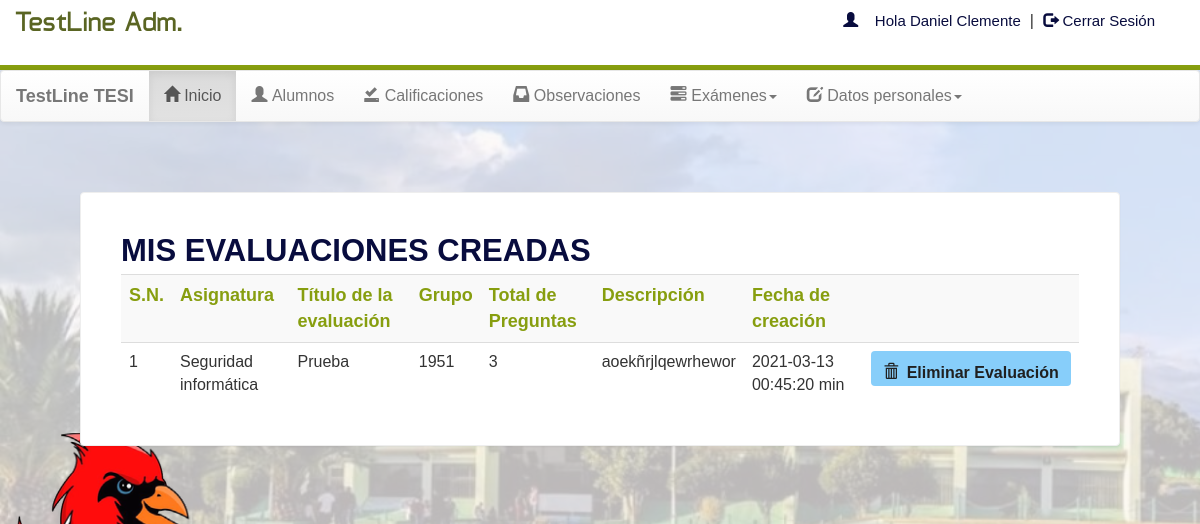
Page /teach-adm/dash_teacher.php?q=0 (signed in) on the earlier database version.
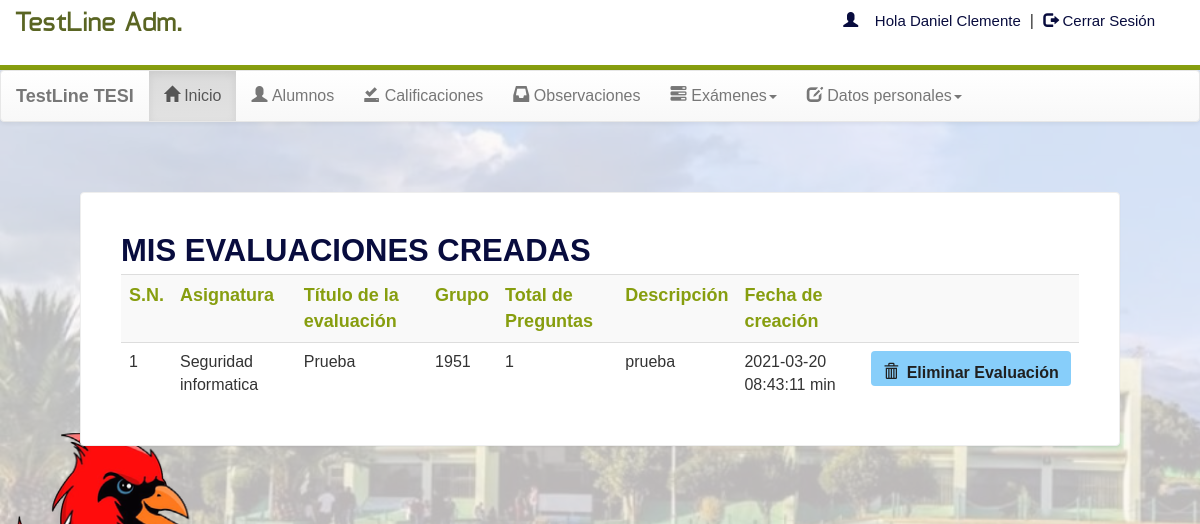
Same page on the later database version.
### tables this page shows
CREATE TABLE IF NOT EXISTS `quiz` (
  `eid` text NOT NULL,
  `employnumber` bigint(10) NOT NULL,
  `career` text NOT NULL,
  `subject` text NOT NULL,
  `title` text NOT NULL,
  `groupnum` text NOT NULL,
  `total` int(11) NOT NULL,
  `time` bigint(20) NOT NULL,
  `description` text NOT NULL,
  `date` timestamp NOT NULL DEFAULT CURRENT_TIMESTAMP ON UPDATE CURRENT_TIMESTAMP,
  `start_date` timestamp NOT NULL,
  `final_date` timestamp NOT NULL
);

### teach-adm/dash_teacher.php (the view, shortened to what this page needs)
<!DOCTYPE html PUBLIC "-//W3C//DTD XHTML 1.0 Transitional//EN" "http://www.w3.org/TR/xhtml1/DTD/xhtml1-transitional.dtd">
<html xmlns="http://www.w3.org/1999/xhtml">
  <head>
    <link  rel="stylesheet" href="../css/bootstrap.min.css"/>
    <link  rel="stylesheet" href="../css/bootstrap-theme.min.css"/>
    <link rel="stylesheet" href="../css/main.css">
    <link  rel="stylesheet" href="../css/font.css">
  </head>
  <body style="background-image: url(../image/background.png); ">
    <div class="header">
      <div class="row">
        <div class="col-lg-6">
          <span class="logo">TestLine Adm.</span>
        </div>
        <?php
          include_once '../dbConnection.php';
          if(!(isset($_SESSION['employnumber']))){
            header("location:index.php");
          }
          else{
            $name = $_SESSION['name'];
            $employnumber=$_SESSION['employnumber'];
            echo '<span class="pull-right top title1" ><span class="log1"><span class="glyphicon glyphicon-user" aria-hidden="true"></span>&nbsp;&nbsp;&nbsp;&nbsp;Hola '.$name.'</span> &nbsp;|&nbsp;<a href="logout_teacher.php?q=dash_teacher.php" class="log"><span class="glyphicon glyphicon-log-out" aria-hidden="true"></span>&nbsp;Cerrar Sesión</button></a></span>';
          }
        ?>
      </div>
    </div>
    <nav class="navbar navbar-default title1">
      <div class="container-fluid">
        <div class="navbar-header">
          <a class="navbar-brand" href="dash_teacher.php?q=0">
            <b>TestLine TESI</b>
          </a>
        </div>
        <div class="collapse navbar-collapse" id="bs-example-navbar-collapse-1">
          <ul class="nav navbar-nav">
            <li <?php if(@$_GET['q']==0) echo'class="active"'; ?>><a href="dash_teacher.php?q=0"><span class="glyphicon glyphicon-home" aria-hidden="true"></span>&nbsp;Inicio<span class="sr-only">(current)</span></a></li>
            <li <?php if(@$_GET['q']==1) echo'class="active"'; ?>><a href="dash_teacher.php?q=1"><span class="glyphicon glyphicon-user" aria-hidden="true"></span>&nbsp;Alumnos</a></li>
		        <li <?php if(@$_GET['q']==2 || @$_GET['q']==8) echo'class="active"'; ?>><a href="dash_teacher.php?q=2"><span class="glyphicon glyphicon-saved" aria-hidden="true"></span>&nbsp;Calificaciones</a></li>
		        <li <?php if(@$_GET['q']==3) echo'class="active"'; ?>><a href="dash_teacher.php?q=3"><span class="glyphicon glyphicon-inbox" aria-hidden="true"></span>&nbsp;Observaciones</a></li>
            <li class="dropdown <?php if(@$_GET['q']==4 || @$_GET['q']==5) echo'active"'; ?>">
              <a href="#" class="dropdown-toggle" data-toggle="dropdown" role="button" aria-haspopup="true" aria-expanded="false"><span class="glyphicon glyphicon-tasks" aria-hidden="true"></span>&nbsp;Exámenes<span class="caret"></span></a>
            </li>
            <li class="dropdown <?php if(@$_GET['q']==6 || @$_GET['q']==7) echo'active"'; ?>">
              <a href="#" class="dropdown-toggle" data-toggle="dropdown" role="button" aria-haspopup="true" aria-expanded="false"><span class="glyphicon glyphicon-edit" aria-hidden="true"></span>&nbsp;Datos personales<span class="caret"></span></a>
            </li>
          </ul>
        </div>
      </div>
    </nav>
    <div class="container">
      <div class="row">
        <div class="col-md-12">
          <?php
            if(@$_GET['q']==0) {
              $result = mysqli_query($con,"SELECT * FROM quiz WHERE employnumber = $employnumber ORDER BY subject DESC") or die('Error');
              echo  '
              <div class="panel">
                <div class="table-responsive">
                  <table class="table table-striped title1">
                    <label style="color:#080C3E; font-size:31px;"> MIS EVALUACIONES CREADAS</label>
                    <tr style="color:#879E0F; font-size:18px;">
                      <td><b>S.N.</b></td>
                      <td><b>Asignatura</b></td>
                      <td><b>Título de la evaluación</b></td>
                      <td><b>Grupo</b></td>
                      <td><b>Total de Preguntas</b></td>
                      <td><b>Descripción</b></td>
                      <td><b>Fecha de creación</b></td>
                      <td></td>
                    </tr>';
              $c=1;
              while($row = mysqli_fetch_array($result)) {
                $subject = $row['subject'];
                $title = $row['title'];
                $group = $row['groupnum'];
                $total = $row['total'];
                $descrip = $row['description'];
                $dt = $row['date'];
                $eid = $row['eid'];
                echo '
                    <tr>
                      <td>'.$c++.'</td>
                      <td>'.$subject.'</td>
                      <td>'.$title.'</td>
                      <td>'.$group.'</td>
                      <td>'.$total.'</td>
                      <td>'.$descrip.'</td>
                      <td>'.$dt.'&nbsp;min</td>
                      <td>
                        <b>
                          <a href="update_teacher.php?q=rmquiz&eid='.$eid.'" class="pull-right btn sub1" style="margin:0px;background:lightskyblue">
                            <span class="glyphicon glyphicon-trash" aria-hidden="true"></span>&nbsp;
                            <span class="title1">
                              <b>Eliminar Evaluación</b>
                            </span>
                          </a>
                        </b>
                      </td>
                    </tr>';
              }
              echo '
                  </table>
                </div>
              </div>';
            }
          ?>
        </div>
      </div>
    </div>
  </body>
</html>

### css/main.css (style rules this page uses)
body { overflow-x: hidden; width: 100%; font: 15px "Century Gothic", "Times Roman", sans-serif; background: #eee; min-height: 550px; background-attachment: fixed; }
.panel { border-color: #eee; margin: 50px; padding: 40px; font: 15px "Century Gothic", "Times Roman", sans-serif; }
.header { background: white; height: 70px; border-bottom: #879E0F 5px solid; }
.logo { font-family: 'typo'; font-size: 28.4px; color: #5A6523; margin: 15px; }
.title1 { font: 16px "Century Gothic", "Times Roman", sans-serif; }
.sub1 { width: 90px; color: #202020; background: orange; font-size: 15px; height: 35px; margin: 20px; padding: 10px; width: 200px; }
.top { margin-top: 12px; }
.log1 { font: 15px 'Ubuntu', sans-serif; color: #080C3E; margin-left: 10px; }
.log { margin-top: 10px; margin: 10px; margin-right: 60px; margin-left: 5px; color: #080C3E; text-decoration: none; font-size: 20px; font-size: 15px; }
.row { align-content: center; }

Differences in the rows shown:
removed quiz: subject "Seguridad informática", title "Prueba", groupnum "1951", total "3", description "aoekñrjlqewrhewor", date "2021-03-13 00:45:20"
added quiz: subject "Seguridad informatica", title "Prueba", groupnum "1951", total "1", description "prueba", date "2021-03-20 08:43:11"
